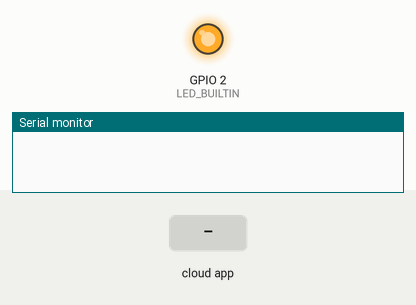
The sketch below on a simulated ESP8266 (NodeMCU). Parts: output pins drawn as LEDs (lit = HIGH, except the on-board LED, lit = LOW), the last lines printed to the serial monitor. Inputs (shaded band) come from the test bench. WiFi joins after 1.5 s; servers stay silent unless stated.

Above: at 2.7 s.
2.8 s: the phone or cloud app sets ledStatus to 1
At 3.7 s:
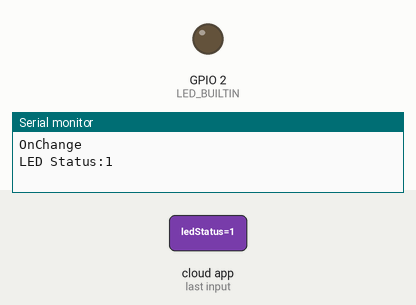
4.5 s: the phone or cloud app sets ledStatus to 0
At 4.9 s:
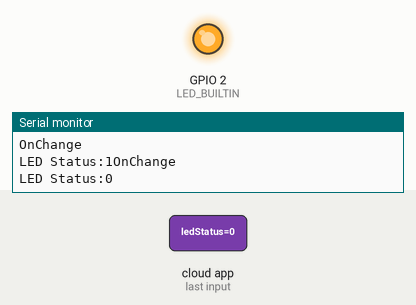
Timing chart, 0 to 7.5 s (numbered marks = the images above; inputs shaded):
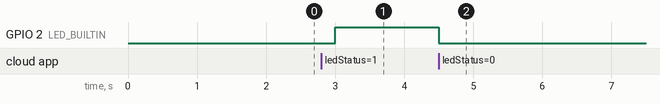

Measured:
- after the input at 2.8 s, GPIO 2 (LED_BUILTIN): LOW → HIGH after 0.20 s
- after the input at 4.5 s, GPIO 2 (LED_BUILTIN): HIGH → LOW at once

The sketch:

Led_e_UpTime_mar21a.ino
```cpp
#include "arduino_secrets.h"
/*
  Sketch generated by the Arduino IoT Cloud Thing "Untitled"
  https://create.arduino.cc/cloud/things/7b523f48-1ad7-4a31-8751-1dd156234636

  Arduino IoT Cloud Variables description

  The following variables are automatically generated and updated when changes are made to the Thing

  int upTime;
  bool ledStatus;

  Variables which are marked as READ/WRITE in the Cloud Thing will also have functions
  which are called when their values are changed from the Dashboard.
  These functions are generated with the Thing and added at the end of this sketch.
*/

#include "thingProperties.h"

void setup() {
  pinMode(LED_BUILTIN, OUTPUT);
  // Initialize serial and wait for port to open:
  Serial.begin(9600);
  // This delay gives the chance to wait for a Serial Monitor without blocking if none is found
  delay(1500);

  // Defined in thingProperties.h
  initProperties();

  // Connect to Arduino IoT Cloud
  ArduinoCloud.begin(ArduinoIoTPreferredConnection);

  /*
     The following function allows you to obtain more information
     related to the state of network and IoT Cloud connection and errors
     the higher number the more granular information you’ll get.
     The default is 0 (only errors).
     Maximum is 4
 */
  setDebugMessageLevel(4);
  ArduinoCloud.printDebugInfo();
}

void loop() {
  ArduinoCloud.update();
  // Your code here


}

/*
  Since LedStatus is READ_WRITE variable, onLedStatusChange() is
  executed every time a new value is received from IoT Cloud.
*/
void onLedStatusChange()  {
  // Add your code here to act upon LedStatus change
  Serial.println("OnChange");
  Serial.print("LED Status:");
  Serial.print(ledStatus);
  digitalWrite(LED_BUILTIN,ledStatus);
}
```

arduino_secrets.h
```cpp
#define SECRET_DEVICE_KEY "n3pfjF3AY!b5x1FzCYa2jrqV1"
#define SECRET_OPTIONAL_PASS "corsoiot2025"
#define SECRET_SSID "corsoiot"
```

thingProperties.h
```cpp
// Code generated by Arduino IoT Cloud, DO NOT EDIT.

#include <ArduinoIoTCloud.h>
#include <Arduino_ConnectionHandler.h>

const char DEVICE_LOGIN_NAME[]  = "1cdf60a9-264b-4047-9730-e073c08674c2";

const char SSID[]               = SECRET_SSID;    // Network SSID (name)
const char PASS[]               = SECRET_OPTIONAL_PASS;    // Network password (use for WPA, or use as key for WEP)
const char DEVICE_KEY[]  = SECRET_DEVICE_KEY;    // Secret device password

void onLedStatusChange();

int upTime;
bool ledStatus;

void initProperties(){

  ArduinoCloud.setBoardId(DEVICE_LOGIN_NAME);
  ArduinoCloud.setSecretDeviceKey(DEVICE_KEY);
  ArduinoCloud.addProperty(upTime, READ, 5 * SECONDS, NULL);
  ArduinoCloud.addProperty(ledStatus, READWRITE, ON_CHANGE, onLedStatusChange);

}

WiFiConnectionHandler ArduinoIoTPreferredConnection(SSID, PASS);
```
